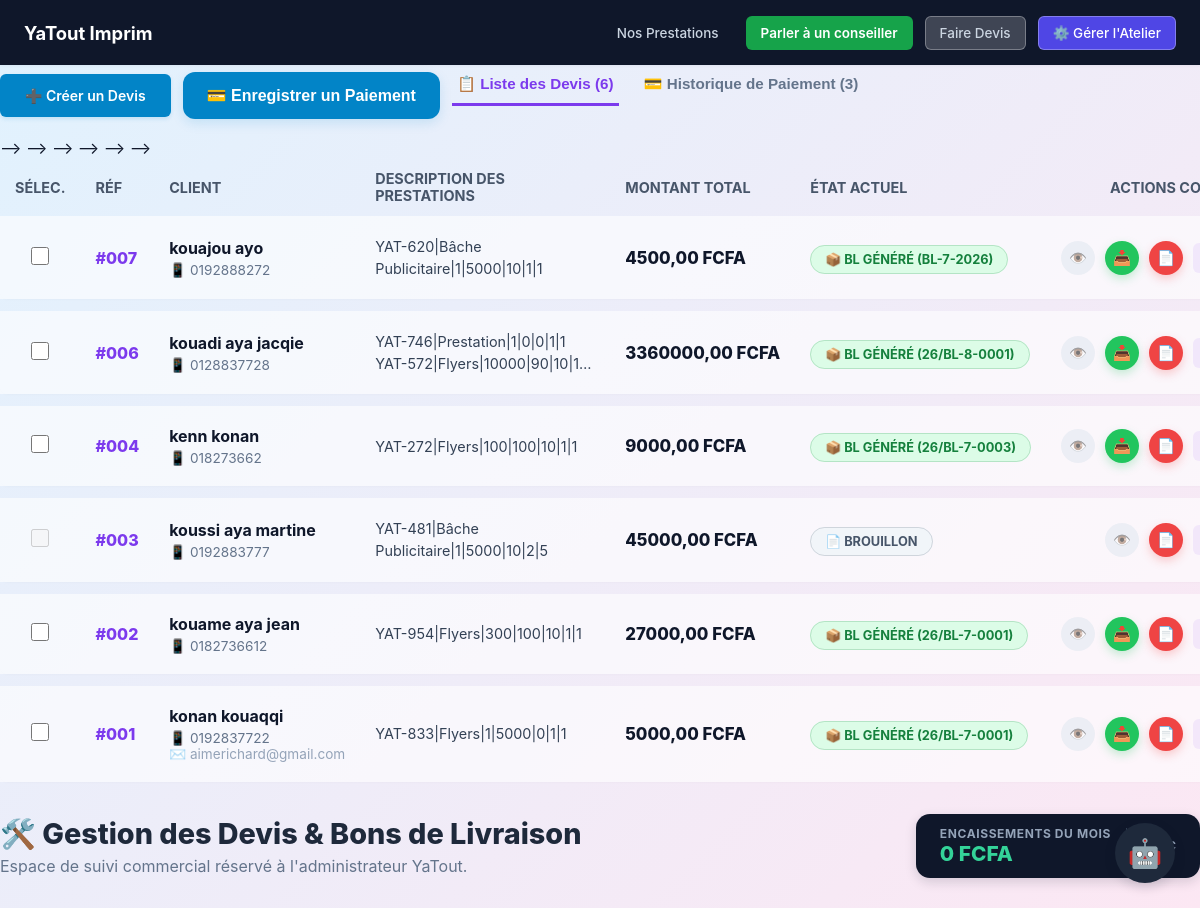
/gestion-devis/ (signed in), run on the app's committed database.
### shop/models.py (models this page shows, shortened)
class Devis(models.Model):
    STATUT_CHOICES = [
        ('brouillon', 'Brouillon'),
        ('envoye', 'Envoyé au client'),
        ('valide', 'Validé par le client'),
        ('rejete', 'Rejeté'),
        ('converti_bl', 'Converti en BL'),
    ]
    nom_client = models.CharField(max_length=150, verbose_name="Nom complet du client")
    telephone = models.CharField(max_length=20, verbose_name="Numéro de téléphone / WhatsApp")
    email = models.EmailField(blank=True, null=True, verbose_name="Email (optionnel)")
    description_prestation = models.TextField(verbose_name="Détails des prestations demandées")
    montant_total = models.DecimalField(max_digits=10, decimal_places=2, verbose_name="Montant Total (FCFA)")
    statut = models.CharField(max_length=20, choices=STATUT_CHOICES, default='brouillon')
    livre_par = models.CharField(max_length=150, default="Nous-mêmes", verbose_name="Mode de livraison")
    cree_par = models.ForeignKey(User, on_delete=models.SET_NULL, null=True, limit_choices_to={'is_staff': True})
    date_creation = models.DateTimeField(auto_now_add=True)
    date_modification = models.DateTimeField(auto_now=True)
    numero_bl = models.CharField(max_length=50, blank=True, null=True, verbose_name="Numéro de BL associé")
    numero_devis_personnalise = models.CharField(max_length=20, unique=True, blank=True, null=True)
    statut = models.CharField(max_length=20, choices=STATUT_CHOICES, default='brouillon')
    livre_par = models.CharField(max_length=150, default="Nous-mêmes", verbose_name="Mode de livraison")
    class Meta:
        verbose_name = "Devis"
        ordering = ['-date_creation']

### shop/views.py (the view)
# urls.py: path('gestion-devis/', views.espace_devis_dashboard, name='espace_devis_dashboard'),
@user_passes_test(est_administrateur, login_url='connexion')
def espace_devis_dashboard(request):
    aujourdhui = timezone.now()
    factures_du_mois = Facture.objects.filter(
        date_paiement__year=aujourdhui.year,
        date_paiement__month=aujourdhui.month
    )
    total_du_mois = factures_du_mois.aggregate(Sum('montant_recu'))['montant_recu__sum'] or 0
    nombre_transactions = factures_du_mois.count()
    devis_list = Devis.objects.all().order_by('-id')
    historique_paiements = Facture.objects.all().order_by('-date_paiement')
    return render(request, 'shop/admin_devis_dashboard.html', {
        'devis_list': devis_list,
        'historique_paiements': historique_paiements, # 👈 Transmis au HTML
        'prestation': True,
        'total_du_mois': total_du_mois,
        'nombre_transactions': nombre_transactions,
        'mois_actuel': aujourdhui.strftime("%B %Y")
    })

### shop/views.py (called while the page is built)
def est_administrateur(user):
    return user.is_authenticated and (user.is_staff or user.is_superuser)

### shop/templates/shop/admin_devis_dashboard.html (shortened to what this page needs)
{% extends 'shop/base.html' %}
{% block content %}
<div style="display: flex; flex-direction: column-reverse !important; justify-content: flex-start; align-items: flex-start !important; margin-bottom: 30px; gap: 20px;">
    <div style="flex-shrink: 0; width: 100%; display: flex; justify-content: space-between; align-items: center; flex-wrap: wrap; gap: 15px;">
        <div>
            <h2 style="color: #1e293b; font-weight: 800; margin: 0; font-size: 1.8rem;">🛠️ Gestion des Devis & Bons de Livraison</h2>
            <p style="color: #64748b; margin: 5px 0 0 0;">Espace de suivi commercial réservé à l'administrateur YaTout.</p>
        </div>
        {% if user.is_authenticated and user.is_staff %}
        <div style="background: #0f172a; color: #ffffff; padding: 12px 24px; border-radius: 14px; box-shadow: 0 4px 12px rgba(15, 23, 42, 0.15); display: inline-flex; align-items: center; gap: 15px;">
            <div>
                <span style="color: #94a3b8; font-size: 0.75rem; font-weight: 700; text-transform: uppercase; display: block; letter-spacing: 0.05em;">Encaissements du Mois</span>
                <strong style="color: #34d399; font-size: 1.3rem; font-weight: 800;">{{ total_du_mois|default:"0" }} FCFA</strong>
            </div>
            <div style="border-left: 1px solid #334155; padding-left: 15px; height: 35px; display: flex; flex-direction: column; justify-content: center;">
                <span style="color: #94a3b8; font-size: 0.75rem; font-weight: 600;">{{ nombre_transactions|default:"0" }} FAC</span>
            </div>
        </div>
        {% endif %}
    </div>
    <div style="display: flex; gap: 12px; align-items: center; flex-wrap: wrap;">
        <a href="{% url 'creer_devis' %}" class="btn-link-prestation" style="padding: 14px 24px; text-decoration: none; display: inline-flex; align-items: center; gap: 8px; flex-shrink: 0; width: auto !important;">
            ➕ Créer un Devis
        </a>
<div style="display: inline-block;">
    <button onclick="soumettrePaiementCoche()" style="background-color: #0284c7; color: #ffffff; border: none; padding: 14px 24px; border-radius: 12px; font-size: 1rem; font-weight: 700; cursor: pointer; display: inline-flex; align-items: center; gap: 8px; transition: background 0.2s; box-shadow: 0 4px 12px rgba(2, 132, 199, 0.15);">
        💳 Enregistrer un Paiement
    </button>
</div>
<div style="margin-bottom: 20px; border-b: 1px solid #e2e8f0; display: flex; gap: 20px;">
    <button onclick="switchTab('tab-devis')" id="btn-tab-devis" style="background: none; border: none; border-bottom: 3px solid #7c3aed; color: #7c3aed; padding: 10px 5px; font-weight: 700; font-size: 0.95rem; cursor: pointer;">
        📋 Liste des Devis ({{ devis_list.count }})
    </button>
    <button onclick="switchTab('tab-paiements')" id="btn-tab-paiements" style="background: none; border: none; border-bottom: 3px solid transparent; color: #64748b; padding: 10px 5px; font-weight: 600; font-size: 0.95rem; cursor: pointer;">
        💳 Historique de Paiement ({{ historique_paiements.count }})
    </button>
</div>
<div id="tab-devis" style="width: 100%;">
    <div style="overflow-x: auto; width: 100%;">
        <table style="width: 100%; border-collapse: separate; border-spacing: 0 12px; min-width: 900px;">
            <thead>
                <tr style="color: #475569; text-align: left; font-weight: 700; font-size: 0.9rem;">
                    <th style="padding: 0 15px; width: 40px;">SÉLEC.</th>
                    <th style="padding: 0 15px;">RÉF</th>
                    <th style="padding: 0 15px;">CLIENT</th>
                    <th style="padding: 0 15px;">DESCRIPTION DES PRESTATIONS</th>
                    <th style="padding: 0 15px;">MONTANT TOTAL</th>
                    <th style="padding: 0 15px;">ÉTAT ACTUEL</th>
                    <th style="padding: 0 15px; text-align: right;">ACTIONS COMMERCIALES</th>
                </tr>
            </thead>
            <tbody>
                {% for devis in devis_list %}
                <tr class="item-list-row" style="background: rgba(255, 255, 255, 0.6) !important;">
                    <td style="padding: 20px 15px; text-align: center;">
                        <input type="checkbox" name="select-devis" class="devis-checkbox"
                               data-client="{{ devis.nom_client }}"
                               data-montant="{{ devis.montant_total }}"
                               data-bl="{{ devis.numero_bl }}"
                               {% if devis.statut != 'converti_bl' %}disabled title="Uniquement pour les dossiers avec BL généré" {% endif %}
                               style="width: 18px; height: 18px; cursor: pointer;">
                    </td>
                    <td style="padding: 20px 15px; font-weight: 800; color: #7c3aed; font-size: 1rem; white-space: nowrap;">
                        {% if devis.numero_devis_personnalise %}
                            {{ devis.numero_devis_personnalise }}
                        {% else %}
                            #00{{ devis.id }}
                        {% endif %}
                    </td>
                    <td style="padding: 20px 15px; white-space: nowrap;">
                        <strong style="color: #0f172a; font-size: 1rem; display: block; margin-bottom: 4px;">{{ devis.nom_client }}</strong>
                        <span style="color: #64748b; font-size: 0.85rem; display: block;">📱 {{ devis.telephone }}</span>
                        {% if devis.email %}
                            <span style="color: #94a3b8; font-size: 0.85rem; display: block;">✉️ {{ devis.email }}</span>
                        {% endif %}
                    </td>
                    <td style="padding: 20px 15px; color: #334155; font-size: 0.9rem; min-width: 250px; max-width: 300px; line-height: 1.5;">
                        <div style="max-height: 60px; overflow: hidden; text-overflow: ellipsis; display: -webkit-box; -webkit-line-clamp: 2; -webkit-box-orient: vertical;">
                            {{ devis.description_prestation }}
                        </div>
                    </td>
                    <td style="padding: 20px 15px; font-weight: 800; color: #0f172a; font-size: 1.05rem; white-space: nowrap;">
                        {{ devis.montant_total }} FCFA
                    </td>
                        <td style="padding: 20px 15px; white-space: nowrap;">
                            {% if devis.statut == 'converti_bl' %}
                                <span style="background: #dcfce7; color: #15803d; padding: 6px 14px; border-radius: 20px; font-size: 0.8rem; font-weight: 700; border: 1px solid rgba(21, 128, 61, 0.2);">
                                    📦 BL GÉNÉRÉ ({{ devis.numero_bl }})
                                </span>
                            {% elif devis.statut == 'valide' %}
                                <span style="background: #e0f2fe; color: #0369a1; padding: 6px 14px; border-radius: 20px; font-size: 0.8rem; font-weight: 700; border: 1px solid rgba(3, 105, 161, 0.2);">
                                    ✅ VALIDÉ PAR LE CLIENT
                                </span>
                            {% elif devis.statut == 'envoye' %}
                                <span style="background: #fef9c3; color: #a16207; padding: 6px 14px; border-radius: 20px; font-size: 0.8rem; font-weight: 700; border: 1px solid rgba(161, 98, 7, 0.2);">
                                    📩 ENVOYÉ AU CLIENT
                                </span>
                            {% elif devis.statut == 'rejete' %}
                                <span style="background: #fee2e2; color: #b91c1c; padding: 6px 14px; border-radius: 20px; font-size: 0.8rem; font-weight: 700; border: 1px solid rgba(185, 28, 28, 0.2);">
                                    ❌ REJETÉ
                                </span>
                            {% else %}
                                <span style="background: #f1f5f9; color: #475569; padding: 6px 14px; border-radius: 20px; font-size: 0.8rem; font-weight: 700; border: 1px solid rgba(71, 85, 105, 0.2);">
                                    📄 BROUILLON
                                </span>
                            {% endif %}
                        </td>
                        <td style="padding: 20px 15px; text-align: right; white-space: nowrap;">
                            <div style="display: inline-flex; align-items: center; gap: 10px;">
        {% if devis.facture_set.exists %}
            <a href="{% url 'detail_facture' devis.facture_set.first.id %}" title="Voir la Facture" style="display: inline-flex; align-items: center; justify-content: center; width: 34px; height: 34px; background: #0284c7; border-radius: 50%; text-decoration: none; font-size: 0.9rem; box-shadow: 0 4px 10px rgba(2, 132, 199, 0.25); transition: transform 0.2s;" onmouseover="this.style.transform='scale(1.15)'" onmouseout="this.style.transform='scale(1)'">
                👁️
            </a>
        {% else %}
            <span title="Aucune facture émise" style="display: inline-flex; align-items: center; justify-content: center; width: 34px; height: 34px; background: #e2e8f0; border-radius: 50%; font-size: 0.9rem; cursor: not-allowed; opacity: 0.6;">
                👁️
            </span>
        {% endif %}
                                {% if devis.statut == 'converti_bl' %}
                                    <a href="{% url 'telecharger_bl_pdf' devis_id=devis.id %}" title="Télécharger le BL PDF" style="display: inline-flex; align-items: center; justify-content: center; width: 34px; height: 34px; background: #22c55e; border-radius: 50%; text-decoration: none; font-size: 0.9rem; box-shadow: 0 4px 10px rgba(34, 197, 94, 0.25); transition: transform 0.2s;" onmouseover="this.style.transform='scale(1.15)'" onmouseout="this.style.transform='scale(1)'">
                                        📥
                                    </a>
                                {% endif %}
                                <a href="{% url 'telecharger_devis_pdf' devis_id=devis.id %}" title="Télécharger le Devis PDF" style="display: inline-flex; align-items: center; justify-content: center; width: 34px; height: 34px; background: #ef4444; border-radius: 50%; text-decoration: none; font-size: 0.9rem; box-shadow: 0 4px 10px rgba(239, 68, 68, 0.25); transition: transform 0.2s;" onmouseover="this.style.transform='scale(1.15)'" onmouseout="this.style.transform='scale(1)'">
                                    📄
                                </a>
                                <a href="{% url 'modifier_devis' devis.id %}" style="color: #7c3aed; font-weight: 700; text-decoration: none; font-size: 0.9rem; padding: 6px 12px; background: rgba(124, 58, 237, 0.08); border-radius: 6px; transition: all 0.2s;" onmouseover="this.style.background='rgba(124, 58, 237, 0.15)'" onmouseout="this.style.background='rgba(124, 58, 237, 0.08)'">
                                </a>
                            </div>
                        </td>
                    </tr>
                    {% empty %}
                    <tr>
                        <td colspan="7" style="padding: 30px; text-align: center; color: #94a3b8; font-weight: 600;">
                            Aucun dossier commercial disponible dans le journal.
                        </td>
                    </tr>
                    {% endfor %}
                </tbody>
            </table>
        </div>
    </div>
{% endblock %}

### shop/static/shop/js/css/style.css (style rules this page uses)
* { box-sizing: border-box; margin: 0; padding: 0; }
html { scroll-behavior: smooth; }

### data on the page
Devis: id "7", nom_client "kouajou ayo", telephone "0192888272", description_prestation "YAT-620|Bâche Publicitaire|1|5000|10|1|1", montant_total "4500,00", numero_bl "BL-7-2026"
Devis: id "6", nom_client "kouadi aya jacqie", telephone "0128837728", description_prestation "YAT-746|Prestation|1|0|0|1|1…", montant_total "3360000,00", numero_bl "26/BL-8-0001"
Devis: id "4", nom_client "kenn konan", telephone "018273662", description_prestation "YAT-272|Flyers|100|100|10|1|1", montant_total "9000,00", numero_bl "26/BL-7-0003"
Devis: id "3", nom_client "koussi aya martine", telephone "0192883777", description_prestation "YAT-481|Bâche Publicitaire|1|5000|10|2|5", montant_total "45000,00", shows "📄 BROUILLON"
Devis: id "2", nom_client "kouame aya jean", telephone "0182736612", description_prestation "YAT-954|Flyers|300|100|10|1|1", montant_total "27000,00", numero_bl "26/BL-7-0001"
Devis: id "1", nom_client "konan kouaqqi", telephone "0192837722", email "aimerichard@gmail.com", description_prestation "YAT-833|Flyers|1|5000|0|1|1", montant_total "5000,00", numero_bl "26/BL-7-0001"

### other printed values
{{ total_du_mois|default:"0" }} "0"
{{ devis_list.count }} "6"
{{ historique_paiements.count }} "3"
